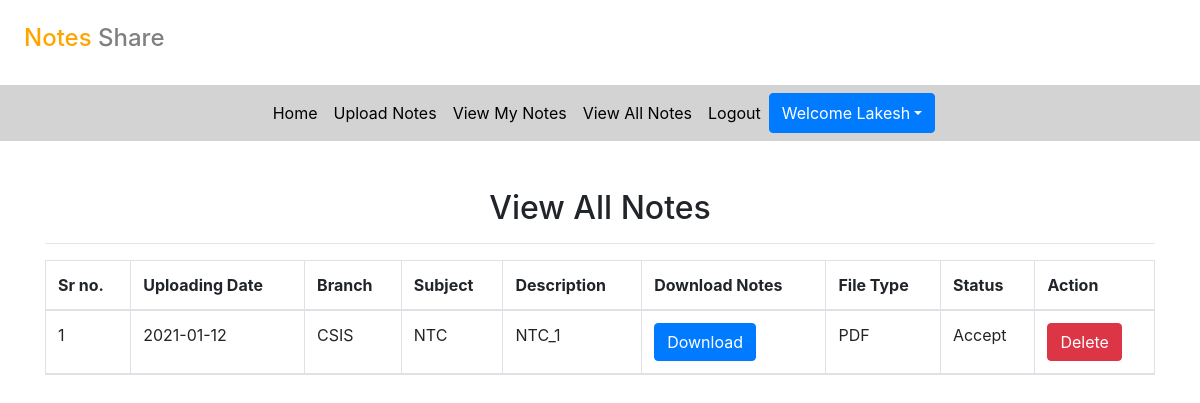
Screenshot of /view_all_notes (signed in) with the database file from the repository.
### notes/models.py (models this page shows, shortened)
class Notes(models.Model):
    user = models.ForeignKey(User, on_delete=models.CASCADE)
    uploadingdate = models.CharField(max_length=30)
    branch = models.CharField(max_length=30)
    subject = models.CharField(max_length=35)
    notesfile = models.FileField(null=True)
    filetype = models.CharField(max_length=35, null=True)
    description = models.CharField(max_length=200, null=True)
    status = models.CharField(max_length=15)

### notes/views.py (the view)
# urls.py: path('view_all_notes', view_all_notes, name='view_all_notes'),
def view_all_notes(request):
    if not request.user.is_authenticated:
        return redirect('login')
    notes = Notes.objects.filter(status="Accept")
    d = {'notes': notes}
    return render(request, 'view_all_notes.html', d)

### notes/templates/view_all_notes.html (shortened to what this page needs)
{% extends 'user_nav.html' %}
{% load static %}
{% block body %}
<link rel="stylesheet" href="https://cdnjs.cloudflare.com/ajax/libs/twitter-bootstrap/4.5.2/css/bootstrap.css">
<link rel="stylesheet" href="https://cdn.datatables.net/1.10.23/css/dataTables.bootstrap4.min.css">
<div class="container mt-5">
    <h2 class="text-center">View All Notes</h2>
    <hr>
    <table class="table table-bordered" id="myTable">
        <thead>
            <tr>
                <th>Sr no.</th>
                <th>Uploading Date</th>
                <th>Branch</th>
                <th>Subject</th>
                <th>Description</th>
                <th>Download Notes</th>
                <th>File Type</th>
                <th>Status</th>
                <th>Action</th>
            </tr>
            {% for i in notes%}
            <tr>
                <td>{{forloop.counter}}</td>
                <td>{{i.uploadingdate}}</td>
                <td>{{i.branch}}</td>
                <td>{{i.subject}}</td>
                <td>{{i.description}}</td>
                <td><a href="{{i.notesfile.url}}" class="btn btn-primary"  download>Download</a></td>
                <td>{{i.filetype}}</td>
                <td>{{i.status}}</td>
                <td><a href="{% url 'delete_mynotes' i.id %}" class="btn btn-danger"  onclick="return confirm('Are you sure?')">Delete</a></td>
            </tr>
            {% endfor%}
        </thead>
    </table>
</div>
{% endblock %}

### notes/templates/user_nav.html (shortened to what this page needs)
<!DOCTYPE html>
<html lang="en">
<head>
  {% load static %}
  <link rel="stylesheet" href="https://maxcdn.bootstrapcdn.com/bootstrap/4.3.1/css/bootstrap.min.css">
  <link rel="stylesheet" href="https://use.fontawesome.com/releases/v5.6.3/css/all.css">
  <link rel="stylesheet" href="{% static 'css/mystyle.css' %}">
</head>
<body>
  <h4 style="padding:2%"><span style="color: orange;">Notes</span> <span style="color: grey;">Share</span></h4>
  <nav class="navbar navbar-expand-sm justify-content-center" style="background-color: lightgray;">
  <ul class="navbar-nav">
    <li class="navbar-item">
      <a class="nav-link" href="{% url 'profile' %}">Home</a>
    </li>
    <li class="navbar-item">
      <a class="nav-link" href="{% url 'upload_notes' %}">Upload Notes</a>
    </li>
    <li class="navbar-item">
      <a class="nav-link" href="{% url 'view_mynotes' %}">View My Notes</a>
    </li>
    <li class="navbar-item">
        <a class="nav-link" href="{% url 'view_all_notes' %}">View All Notes</a>
      </li>
    <li class="navbar-item">
      <a class="nav-link" href="{% url 'logout' %}">Logout</a>
    </li>
    <div class="btn-group">
        <button type="button" class="btn btn-primary dropdown-toggle" data-toggle="dropdown">Welcome {{request.user.first_name}}</button>
    </div>
  </ul>
  </nav>
</body>
</html>
{% block body%}
{% endblock %}

### notes/static/css/mystyle.css (style rules this page uses)
.nav-link { color: black; }

### rows the page displays
Notes: uploadingdate "2021-01-12", branch "CSIS", subject "NTC", description "NTC_1", filetype "PDF", status "Accept"

### other values shown
{{ request.user.first_name }} "Lakesh"
